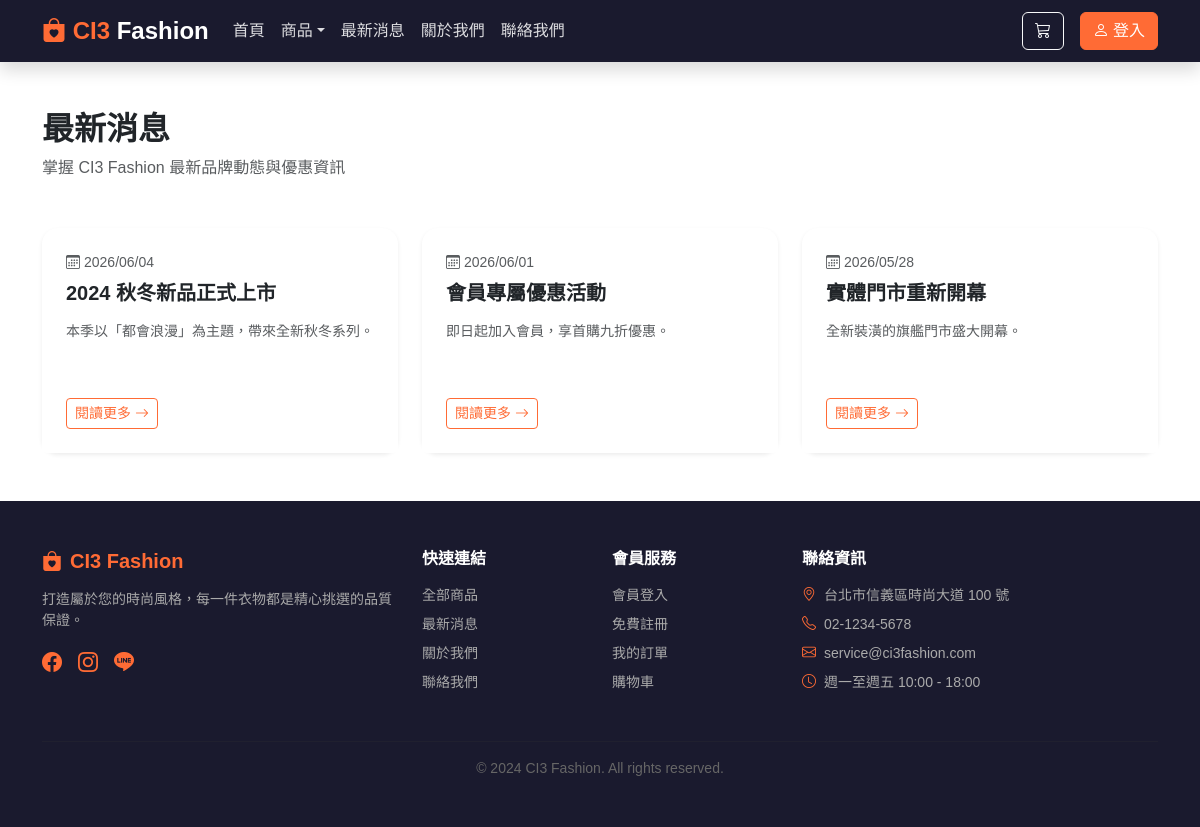
Page /news on the committed database.
### tables this page shows
CREATE TABLE `news` (
  `id`           int        NOT NULL AUTO_INCREMENT,
  `title`        varchar(255) NOT NULL COMMENT '文章標題',
  `summary`      text COMMENT '摘要（列表頁顯示用）',
  `content`      longtext COMMENT '完整內文（支援 HTML 富文字）',
  `is_published` tinyint(1) DEFAULT '0' COMMENT '發佈狀態：0=草稿，1=已發佈',
  `published_at` datetime   DEFAULT NULL COMMENT '發佈時間（草稿時為 NULL）',
  `created_at`   timestamp  NULL DEFAULT CURRENT_TIMESTAMP,
  PRIMARY KEY (`id`)
);

### application/core/MY_Controller.php (called while the page is built, shortened)
<?php
class Front_Controller extends MY_Controller {
    public function __construct() {
        $this->load->model('Product_model');
        $this->load->model('Category_model');
    }
    protected function render($view, $data = []) {
        $cart = $this->session->userdata('cart') ?: [];
        $data['cart_count'] = array_sum(array_column($cart, 'quantity'));
        $data['member']     = $this->session->userdata('member');
        $data['categories'] = $this->Category_model->get_all();
        $this->load->view('layouts/header', $data);
        $this->load->view($view, $data);
        $this->load->view('layouts/footer', $data);
    }
}

### application/controllers/Front/News.php (called while the page is built, shortened)
<?php
class News extends Front_Controller {
    public function index() {
        $page     = (int)($this->input->get('page') ?: 1);
        $per_page = 9;
        $data['news']     = $this->News_model->get_published($per_page, ($page - 1) * $per_page);
        $data['total']    = $this->News_model->count_published();
        $data['page']     = $page;
        $data['per_page'] = $per_page;
        $this->render('frontend/news/index', $data);
    }
}

### index.php (called while the page is built, shortened)
<?php
require_once BASEPATH.'core/CodeIgniter.php';

### application/models/News_model.php (called while the page is built, shortened)
<?php
class News_model extends CI_Model {
    public function get_published($limit = null, $offset = 0) {
        $this->db->where('is_published', 1)->order_by('published_at', 'DESC');
        if ($limit) $this->db->limit($limit, $offset);
        return $this->db->get('news')->result();
    }
}

### application/views/frontend/news/index.php (the view, shortened to what this page needs)
<div class="container py-5">
    <div class="mb-5">
        <h2 class="fw-bold">最新消息</h2>
        <p class="text-muted">掌握 CI3 Fashion 最新品牌動態與優惠資訊</p>
    </div>
    <div class="row g-4">
        <?php if (!empty($news)): foreach ($news as $n): ?>
        <div class="col-md-6 col-lg-4">
            <div class="card h-100 shadow-sm" style="border:none; border-radius:16px; transition:transform .3s">
                <div class="card-body p-4">
                    <p class="small text-muted mb-2"><i class="bi bi-calendar3 me-1"></i><?= date('Y/m/d', strtotime($n->published_at)) ?></p>
                    <h5 class="fw-bold mb-3"><?= htmlspecialchars($n->title) ?></h5>
                    <p class="text-muted small mb-4"><?= htmlspecialchars($n->summary) ?></p>
                </div>
                <div class="card-footer bg-white border-0 pb-4 px-4">
                    <a href="<?= base_url('news/' . $n->id) ?>" class="btn btn-outline-orange btn-sm">閱讀更多 <i class="bi bi-arrow-right"></i></a>
                </div>
            </div>
        </div>
        <?php endforeach; else: ?>
        <div class="col-12 text-center py-5 text-muted">目前沒有消息</div>
        <?php endif; ?>
    </div>
</div>

### application/views/layouts/header.php (style rules this page uses)
:root { --orange: #FF6B35; --orange-light: #FF8C42; --orange-pale: #FFF3E0; --dark: #1A1A2E; --dark-2: #16213E; }
body { font-family: 'Noto Sans TC', '微軟正黑體', sans-serif; }
.btn-outline-orange { border-color: var(--orange); color: var(--orange); }

### application/views/frontend/news/index.php (style rules this page uses)
.btn-outline-orange { border-color: var(--orange); color: var(--orange); }

### rows in the picture
news: published_at "2026/06/04", title "2024 秋冬新品正式上市", summary "本季以「都會浪漫」為主題，帶來全新秋冬系列。"
news: published_at "2026/06/01", title "會員專屬優惠活動", summary "即日起加入會員，享首購九折優惠。"
news: published_at "2026/05/28", title "實體門市重新開幕", summary "全新裝潢的旗艦門市盛大開幕。"
